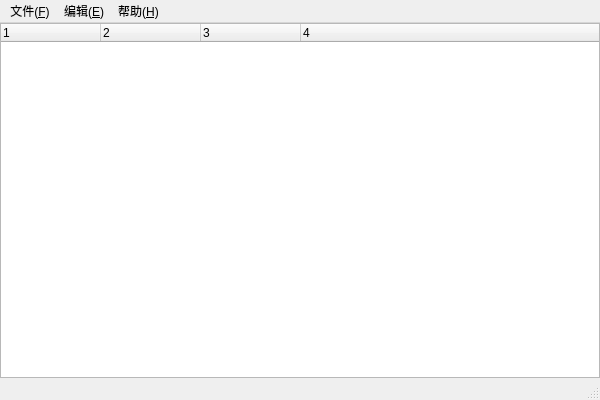
<?xml version="1.0" encoding="UTF-8"?>
<ui version="4.0">
 <class>MainWindow</class>
 <widget class="QMainWindow" name="MainWindow">
  <property name="geometry">
   <rect>
    <x>0</x>
    <y>0</y>
    <width>600</width>
    <height>400</height>
   </rect>
  </property>
  <property name="minimumSize">
   <size>
    <width>600</width>
    <height>400</height>
   </size>
  </property>
  <property name="windowTitle">
   <string>Hosts File Editor</string>
  </property>
  <property name="windowIcon">
   <iconset resource="app.qrc">
    <normaloff>:/statics/icon/app.ico</normaloff>:/statics/icon/app.ico</iconset>
  </property>
  <widget class="QWidget" name="centralWidget">
   <layout class="QVBoxLayout" name="verticalLayout">
    <property name="leftMargin">
     <number>0</number>
    </property>
    <property name="topMargin">
     <number>0</number>
    </property>
    <property name="rightMargin">
     <number>0</number>
    </property>
    <property name="bottomMargin">
     <number>0</number>
    </property>
    <item>
     <widget class="QTreeWidget" name="treeWidget">
      <property name="autoScroll">
       <bool>false</bool>
      </property>
      <property name="alternatingRowColors">
       <bool>true</bool>
      </property>
      <property name="selectionMode">
       <enum>QAbstractItemView::SingleSelection</enum>
      </property>
      <property name="horizontalScrollMode">
       <enum>QAbstractItemView::ScrollPerPixel</enum>
      </property>
      <property name="columnCount">
       <number>4</number>
      </property>
      <column>
       <property name="text">
        <string notr="true">1</string>
       </property>
      </column>
      <column>
       <property name="text">
        <string notr="true">2</string>
       </property>
      </column>
      <column>
       <property name="text">
        <string notr="true">3</string>
       </property>
      </column>
      <column>
       <property name="text">
        <string notr="true">4</string>
       </property>
      </column>
     </widget>
    </item>
   </layout>
  </widget>
  <widget class="QMenuBar" name="menuBar">
   <property name="geometry">
    <rect>
     <x>0</x>
     <y>0</y>
     <width>600</width>
     <height>23</height>
    </rect>
   </property>
   <widget class="QMenu" name="menuFile">
    <property name="title">
     <string>文件(&amp;F)</string>
    </property>
    <addaction name="actionNew"/>
    <addaction name="actionSave"/>
    <addaction name="separator"/>
    <addaction name="actionExit"/>
   </widget>
   <widget class="QMenu" name="menuEdit">
    <property name="title">
     <string>编辑(&amp;E)</string>
    </property>
    <addaction name="actionInsertGroup"/>
    <addaction name="actionInsertItem"/>
    <addaction name="actionDelete"/>
    <addaction name="separator"/>
    <addaction name="actionRefresh"/>
   </widget>
   <widget class="QMenu" name="menu">
    <property name="title">
     <string>帮助(&amp;H)</string>
    </property>
    <addaction name="actionAbout"/>
   </widget>
   <addaction name="menuFile"/>
   <addaction name="menuEdit"/>
   <addaction name="menu"/>
  </widget>
  <widget class="QStatusBar" name="statusBar"/>
  <action name="actionExit">
   <property name="text">
    <string>退出(&amp;Q)</string>
   </property>
   <property name="toolTip">
    <string>退出程序</string>
   </property>
   <property name="statusTip">
    <string>退出程序</string>
   </property>
   <property name="shortcut">
    <string>Ctrl+Q</string>
   </property>
  </action>
  <action name="actionInsertGroup">
   <property name="text">
    <string>插入分组(&amp;G)</string>
   </property>
   <property name="iconText">
    <string>插入分组</string>
   </property>
   <property name="toolTip">
    <string>给记录添加分组</string>
   </property>
   <property name="statusTip">
    <string>给记录添加分组</string>
   </property>
   <property name="shortcut">
    <string>Ctrl+G</string>
   </property>
  </action>
  <action name="actionDelete">
   <property name="text">
    <string>删除记录(&amp;D)</string>
   </property>
   <property name="toolTip">
    <string>删除选中的记录</string>
   </property>
   <property name="statusTip">
    <string>删除选中的记录</string>
   </property>
   <property name="shortcut">
    <string>Ctrl+Del</string>
   </property>
  </action>
  <action name="actionInsertItem">
   <property name="text">
    <string>插入记录(&amp;I)</string>
   </property>
   <property name="toolTip">
    <string>添加一条记录</string>
   </property>
   <property name="statusTip">
    <string>添加一条记录</string>
   </property>
   <property name="shortcut">
    <string>Ctrl+Ins</string>
   </property>
  </action>
  <action name="actionSave">
   <property name="text">
    <string>保存(&amp;S)</string>
   </property>
   <property name="iconText">
    <string>保存</string>
   </property>
   <property name="toolTip">
    <string>保存当前修改</string>
   </property>
   <property name="statusTip">
    <string>保存当前修改</string>
   </property>
   <property name="shortcut">
    <string>Ctrl+S</string>
   </property>
  </action>
  <action name="actionRefresh">
   <property name="text">
    <string>清空缓存(&amp;R)</string>
   </property>
   <property name="iconText">
    <string>清空缓存</string>
   </property>
   <property name="toolTip">
    <string>刷新本地DNS缓存</string>
   </property>
   <property name="statusTip">
    <string>刷新本地DNS缓存</string>
   </property>
   <property name="shortcut">
    <string>Ctrl+R</string>
   </property>
  </action>
  <action name="actionNew">
   <property name="text">
    <string>新建(&amp;N)</string>
   </property>
   <property name="toolTip">
    <string>新建当前文件</string>
   </property>
   <property name="statusTip">
    <string>新建当前文件</string>
   </property>
   <property name="shortcut">
    <string>Ctrl+N</string>
   </property>
  </action>
  <action name="actionAbout">
   <property name="text">
    <string>关于(&amp;A)...</string>
   </property>
   <property name="toolTip">
    <string>关于</string>
   </property>
  </action>
 </widget>
 <layoutdefault spacing="6" margin="11"/>
 <resources>
  <include location="app.qrc"/>
 </resources>
 <connections/>
</ui>
